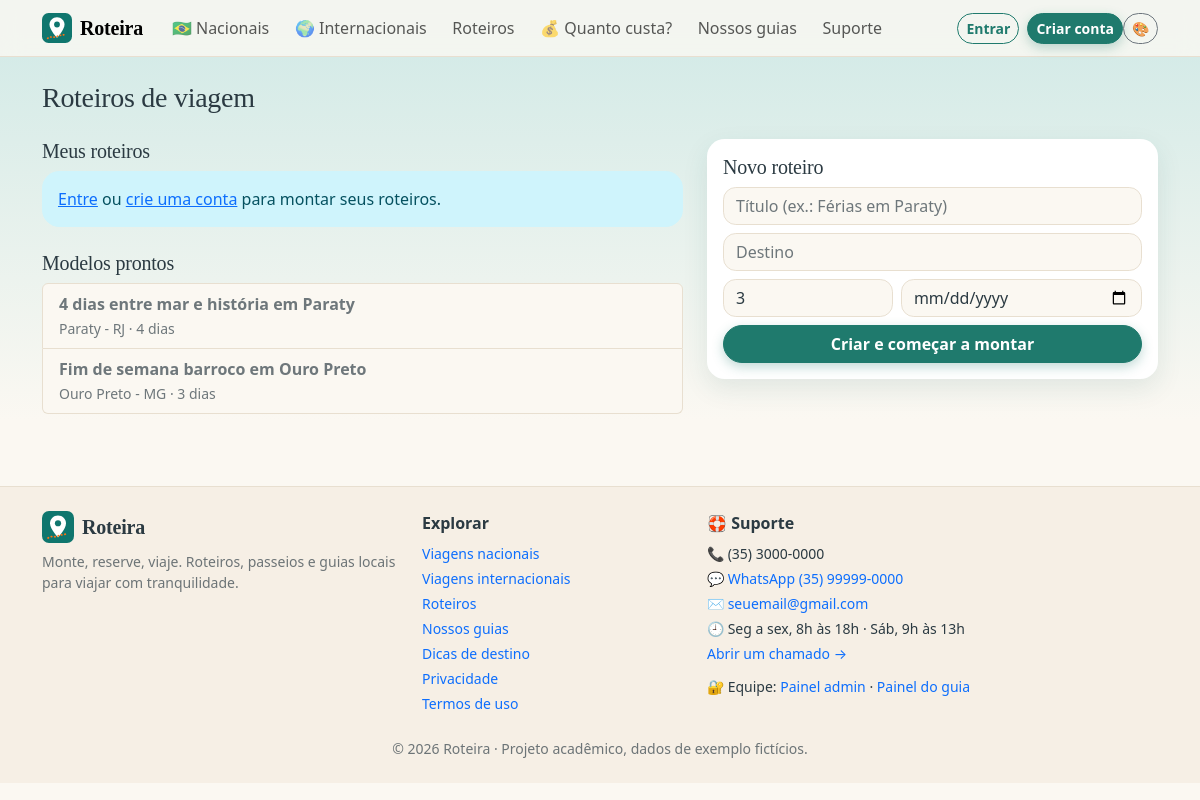
/roteiros.php, run on the app's committed database.
### tables this page shows
CREATE TABLE roteiros (
  id INT AUTO_INCREMENT PRIMARY KEY,
  usuario_id INT NULL,
  titulo VARCHAR(200) NOT NULL,
  destino VARCHAR(120) NOT NULL,
  dias INT NOT NULL DEFAULT 3,
  data_inicio DATE NULL,
  publico TINYINT(1) NOT NULL DEFAULT 0,
  token_compartilhar VARCHAR(40) NULL UNIQUE COMMENT 'link secreto de leitura (compartilhar roteiro)',
  created_at TIMESTAMP DEFAULT CURRENT_TIMESTAMP,
  FOREIGN KEY (usuario_id) REFERENCES usuarios(id) ON DELETE CASCADE
);

### roteiros.php (the view, shortened to what this page needs)
<?php
require_once __DIR__ . '/inc/app.php';
$modelos = $conn->query('SELECT * FROM roteiros WHERE publico=1 ORDER BY id DESC')->fetchAll();
$meus = [];
?>
<h1 class="h3 mb-4">Roteiros de viagem</h1>
<div class="row g-4">
  <div class="col-lg-7">
    <h2 class="h5" id="meus">Meus roteiros</h2>
    <?php if (!usuario()): ?><div class="alert alert-info"><a href="login.php">Entre</a> ou <a href="cadastro.php">crie uma conta</a> para montar seus roteiros.</div>
    <?php elseif (!$meus): ?><div class="alert alert-info">Você ainda não tem roteiros. Crie um ao lado ou copie um modelo abaixo.</div>
    <?php else: ?><div class="list-group mb-4"><?php foreach ($meus as $r): ?>
      <a class="list-group-item list-group-item-action" href="roteiro.php?id=<?= (int)$r['id'] ?>"><strong><?= e($r['titulo']) ?></strong><br><small class="text-body-secondary"><?= e($r['destino']) ?> · <?= (int)$r['dias'] ?> dias · <?= (int)$r['itens'] ?> atividades</small></a><?php endforeach; ?></div><?php endif; ?>
    <h2 class="h5 mt-4">Modelos prontos</h2>
    <div class="list-group"><?php foreach ($modelos as $r): ?>
      <a class="list-group-item list-group-item-action" href="roteiro.php?id=<?= (int)$r['id'] ?>"><strong><?= e($r['titulo']) ?></strong><br><small class="text-body-secondary"><?= e($r['destino']) ?> · <?= (int)$r['dias'] ?> dias</small></a><?php endforeach; ?></div>
  </div>
  <div class="col-lg-5"><div class="card" id="novo"><div class="card-body">
    <h2 class="h5">Novo roteiro</h2>
    <form method="post" class="vstack gap-2"><?= csrfCampo() ?>
      <input class="form-control" name="titulo" placeholder="Título (ex.: Férias em Paraty)" required>
      <input class="form-control" name="destino" placeholder="Destino" required>
      <div class="row g-2"><div class="col-5"><input class="form-control" type="number" name="dias" min="1" max="30" value="3" title="Quantidade de dias"></div>
        <div class="col-7"><input class="form-control" type="date" name="data_inicio" title="Data de início (opcional)"></div></div>
      <button class="btn btn-primary">Criar e começar a montar</button>
    </form></div></div></div>
</div>

### css/site.css (style rules this page uses)
:root { --brand:#0f766e; --brand-dark:#0b5d57; --accent:#f97316; --bs-link-color:#0f766e; --bs-link-hover-color:#0b5d57; }
.btn-primary { --bs-btn-bg:var(--brand); --bs-btn-border-color:var(--brand); --bs-btn-hover-bg:var(--brand-dark); --bs-btn-hover-border-color:var(--brand-dark); --bs-btn-active-bg:var(--brand-dark); --bs-btn-active-border-color:var(--brand-dark); --bs-btn-disabled-bg:var(--brand); --bs-btn-disabled-border-color:var(--brand); }
input, select, textarea, .form-control, .form-select { font-size:16px; }
:root { --brand:#1f7a6d; --brand-dark:#165a50; --accent:#f0925b; --radius:1.1rem; --shadow:0 .6rem 1.6rem rgba(31,90,90,.10); }
[data-bs-theme=light] { --bs-body-bg:#fbf8f2; --bs-body-color:#2b3a42; --bs-tertiary-bg:#f4ede1; --bs-border-color:#e8dfd0; --bs-secondary-color:rgba(43,58,66,.68); --card-bg:#fff; --sky:#cfe9e6; }
body { background-color:var(--bs-body-bg); background-image:linear-gradient(180deg,var(--sky) 0,transparent 420px); background-repeat:no-repeat; }
h1,h2,h3,.titulo,.navbar-brand,.display-6 { font-family:Georgia,'Times New Roman',serif; letter-spacing:-.01em; }
.card { border:0; border-radius:var(--radius); background:var(--card-bg); --bs-card-bg:var(--card-bg); box-shadow:var(--shadow); }
.btn { border-radius:2rem; font-weight:600; }
.btn-primary, .btn-accent { box-shadow:0 .25rem .75rem color-mix(in srgb,var(--brand) 28%,transparent); }
.form-control, .form-select { border-radius:.8rem; }
.alert { border:0; border-radius:var(--radius); }

### data on the page
roteiros: titulo "4 dias entre mar e história em Paraty", destino "Paraty - RJ", dias "4"
roteiros: titulo "Fim de semana barroco em Ouro Preto", destino "Ouro Preto - MG", dias "3"

### other printed values
$nome "Roteira"
SITE_NOME "Roteira"
SITE_SLOGAN "Monte, reserve, viaje."
config('suporte_telefone') "(35) 3000-0000"
config('suporte_whatsapp') "(35) 99999-0000"
config('suporte_email') "seuemail@gmail.com"
config('suporte_horario') "Seg a sex, 8h às 18h · Sáb, 9h às 13h"
